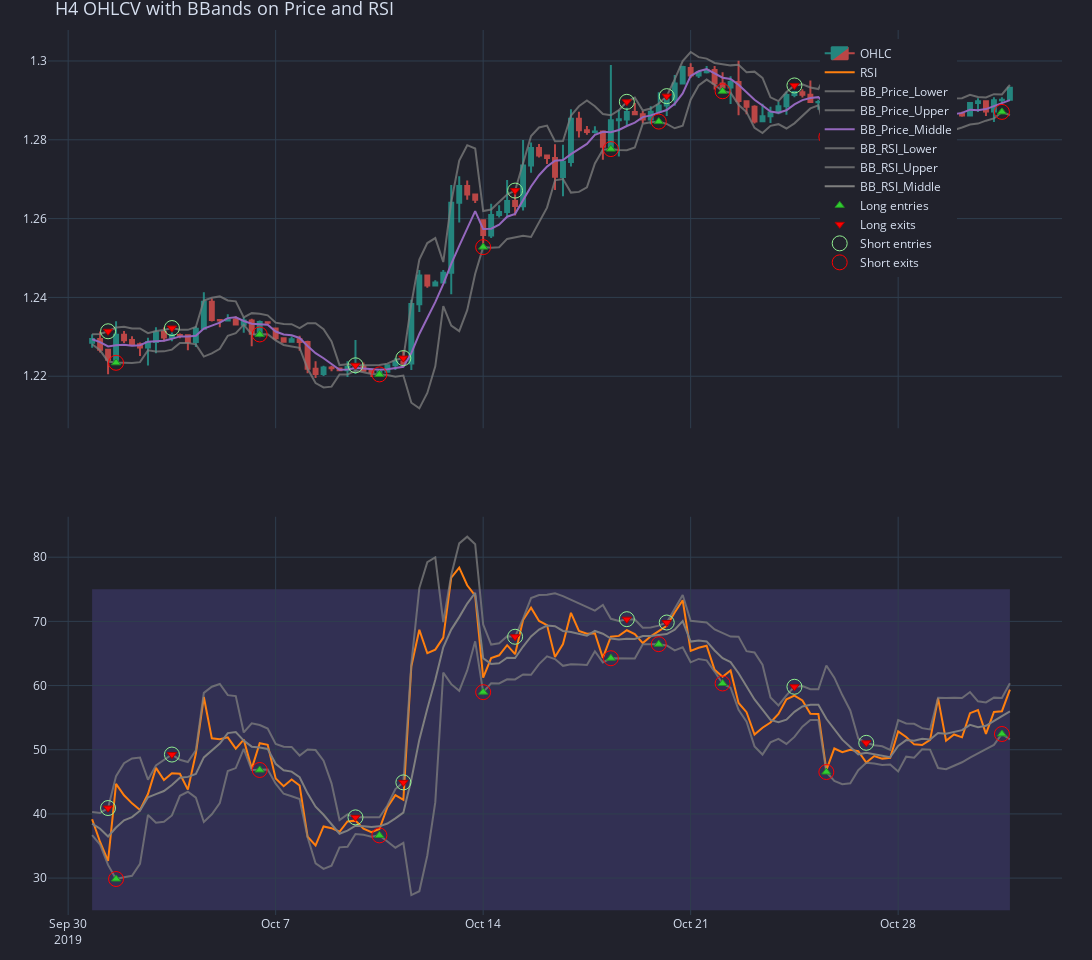

The notebook cell saved with this chart:
### Code cell
slice_lower = '2019.10.01'
slice_higher = '2019.10.30'
fig = stacked_2bb_rsi_plot(slice_lower, slice_higher, h4_df, h4_rsi, 
                           h4_bbands, h4_bbands_rsi, 
                           clean_h4_long_entries, clean_h4_long_exits, 
                           clean_h4_short_entries, clean_h4_short_exits,
                           show_legend = True)
fig.show()

### Figure 1 — Plotly figure (JSON) as saved in the notebook; plotly's stock layout.template omitted (floating-point values rounded to 4 significant figures; data arrays with more than 128 entries replaced by an {"elided": "..."} marker saying what was removed)
{"data": [{"close": {"elided": "180 float values"}, "decreasing": {"fillcolor": "#ee534f", "line": {"color": "#ee534f"}}, "high": {"elided": "180 float values"}, "increasing": {"fillcolor": "#26a69a", "line": {"color": "#26a69a"}}, "low": {"elided": "180 float values"}, "name": "OHLC", "opacity": 0.75, "open": {"elided": "180 float values"}, "type": "candlestick", "uid": "9f4bf666-ca84-4aea-98e8-a43e9a7eb9e6", "x": {"elided": "180 str values"}, "xaxis": "x", "yaxis": "y"}, {"connectgaps": true, "name": "RSI", "showlegend": true, "type": "scatter", "uid": "300bbb83-b5bc-44cc-834b-6d8489de0ea2", "x": {"elided": "180 str values"}, "xaxis": "x2", "y": {"elided": "180 float values"}, "yaxis": "y2"}, {"connectgaps": true, "line": {"color": "rgba(127,127,127,0.7500)"}, "mode": "lines", "name": "BB_Price_Lower", "showlegend": true, "type": "scatter", "uid": "ebd89357-3cb0-4d18-a918-98c6af4a9702", "x": {"elided": "180 str values"}, "xaxis": "x", "y": {"elided": "180 float values"}, "yaxis": "y"}, {"connectgaps": true, "fillcolor": "rgba(128, 128, 128, 0.2)", "line": {"color": "rgba(127,127,127,0.7500)"}, "mode": "lines", "name": "BB_Price_Upper", "showlegend": true, "type": "scatter", "uid": "e97b5158-6b1f-4ec9-823b-20ddd8728b57", "x": {"elided": "180 str values"}, "xaxis": "x", "y": {"elided": "180 float values"}, "yaxis": "y"}, {"connectgaps": true, "mode": "lines", "name": "BB_Price_Middle", "showlegend": true, "type": "scatter", "uid": "8e4533f4-5a4c-4376-979d-fef57258b1e8", "x": {"elided": "180 str values"}, "xaxis": "x", "y": {"elided": "180 float values"}, "yaxis": "y"}, {"connectgaps": true, "line": {"color": "rgba(127,127,127,0.7500)"}, "mode": "lines", "name": "BB_RSI_Lower", "showlegend": true, "type": "scatter", "uid": "7a523011-3343-467b-a8df-97f0a2d0301f", "x": {"elided": "180 str values"}, "xaxis": "x2", "y": {"elided": "180 float values"}, "yaxis": "y2"}, {"connectgaps": true, "fillcolor": "rgba(128, 128, 128, 0.2)", "line": {"color": "rgba(127,127,127,0.7500)"}, "mode": "lines", "name": "BB_RSI_Upper", "showlegend": true, "type": "scatter", "uid": "dee938fa-0a87-46c1-beca-edf216b4fe76", "x": {"elided": "180 str values"}, "xaxis": "x2", "y": {"elided": "180 float values"}, "yaxis": "y2"}, {"connectgaps": true, "mode": "lines", "name": "BB_RSI_Middle", "showlegend": true, "type": "scatter", "uid": "3c722ddd-10d0-4910-974c-befe3db3cdf0", "x": {"elided": "180 str values"}, "xaxis": "x2", "y": {"elided": "180 float values"}, "yaxis": "y2"}, {"marker": {"color": "limegreen", "line": {"color": "rgb(34,143,34)", "width": 1}, "size": 8, "symbol": "triangle-up"}, "mode": "markers", "name": "Long entries", "showlegend": true, "type": "scatter", "uid": "f204b090-3fc0-43fd-8dab-0e6dcba6bbb7", "x": ["2019-10-01T12:00:00+00:00", "2019-10-04T12:00:00+00:00", "2019-10-09T16:00:00+00:00", "2019-10-14T12:00:00+00:00", "2019-10-17T04:00:00+00:00", "2019-10-18T04:00:00+00:00", "2019-10-22T04:00:00+00:00", "2019-10-24T08:00:00+00:00", "2019-10-30T16:00:00+00:00"], "y": [1.223, 1.231, 1.22, 1.253, 1.278, 1.285, 1.292, 1.281, 1.287]}, {"marker": {"color": "red", "line": {"color": "rgb(178,0,0)", "width": 1}, "size": 8, "symbol": "triangle-down"}, "mode": "markers", "name": "Long exits", "showlegend": true, "type": "scatter", "uid": "35b77b62-22fb-48f0-834e-a12bb78a258e", "x": ["2019-10-01T08:00:00+00:00", "2019-10-02T16:00:00+00:00", "2019-10-09T04:00:00+00:00", "2019-10-10T04:00:00+00:00", "2019-10-15T04:00:00+00:00", "2019-10-17T12:00:00+00:00", "2019-10-18T08:00:00+00:00", "2019-10-23T16:00:00+00:00", "2019-10-25T04:00:00+00:00"], "y": [1.231, 1.232, 1.223, 1.225, 1.267, 1.29, 1.291, 1.294, 1.285]}, {"marker": {"color": "limegreen", "line": {"color": "rgb(34,143,34)", "width": 1}, "size": 8, "symbol": "triangle-up"}, "mode": "markers", "name": "Entries", "showlegend": false, "type": "scatter", "uid": "49645862-fdff-4801-ad4d-d9d26acb84c1", "x": ["2019-10-01T12:00:00+00:00", "2019-10-04T12:00:00+00:00", "2019-10-09T16:00:00+00:00", "2019-10-14T12:00:00+00:00", "2019-10-17T04:00:00+00:00", "2019-10-18T04:00:00+00:00", "2019-10-22T04:00:00+00:00", "2019-10-24T08:00:00+00:00", "2019-10-30T16:00:00+00:00"], "xaxis": "x2", "y": [29.86, 46.85, 36.65, 58.97, 64.26, 66.45, 60.32, 46.53, 52.46], "yaxis": "y2"}, {"marker": {"color": "red", "line": {"color": "rgb(178,0,0)", "width": 1}, "size": 8, "symbol": "triangle-down"}, "mode": "markers", "name": "Exits", "showlegend": false, "type": "scatter", "uid": "dc7390f4-6c06-4d88-b97f-9d1de70d5eff", "x": ["2019-10-01T08:00:00+00:00", "2019-10-02T16:00:00+00:00", "2019-10-09T04:00:00+00:00", "2019-10-10T04:00:00+00:00", "2019-10-15T04:00:00+00:00", "2019-10-17T12:00:00+00:00", "2019-10-18T08:00:00+00:00", "2019-10-23T16:00:00+00:00", "2019-10-25T04:00:00+00:00"], "xaxis": "x2", "y": [40.91, 49.25, 39.46, 44.91, 67.61, 70.34, 69.82, 59.81, 51.08], "yaxis": "y2"}, {"marker": {"color": "lightgreen", "line": {"color": "rgb(44,222,44)", "width": 1}, "size": 15, "symbol": "circle-open"}, "mode": "markers", "name": "Short entries", "showlegend": true, "type": "scatter", "uid": "86c10ed6-a177-4051-b38d-0034926133be", "x": ["2019-10-01T08:00:00+00:00", "2019-10-02T16:00:00+00:00", "2019-10-09T04:00:00+00:00", "2019-10-10T04:00:00+00:00", "2019-10-15T04:00:00+00:00", "2019-10-17T12:00:00+00:00", "2019-10-18T08:00:00+00:00", "2019-10-23T16:00:00+00:00", "2019-10-25T04:00:00+00:00"], "y": [1.231, 1.232, 1.223, 1.225, 1.267, 1.29, 1.291, 1.294, 1.285]}, {"marker": {"color": "red", "line": {"color": "rgb(178,0,0)", "width": 1}, "size": 15, "symbol": "circle-open"}, "mode": "markers", "name": "Short exits", "showlegend": true, "type": "scatter", "uid": "c5e61b31-e220-4038-ad06-235dff2d6906", "x": ["2019-10-01T12:00:00+00:00", "2019-10-04T12:00:00+00:00", "2019-10-09T16:00:00+00:00", "2019-10-14T12:00:00+00:00", "2019-10-17T04:00:00+00:00", "2019-10-18T04:00:00+00:00", "2019-10-22T04:00:00+00:00", "2019-10-24T08:00:00+00:00", "2019-10-30T16:00:00+00:00"], "y": [1.223, 1.231, 1.22, 1.253, 1.278, 1.285, 1.292, 1.281, 1.287]}, {"marker": {"color": "lightgreen", "line": {"color": "rgb(44,222,44)", "width": 1}, "size": 15, "symbol": "circle-open"}, "mode": "markers", "name": "Entries", "showlegend": false, "type": "scatter", "uid": "65bb2c24-ab5c-4a8e-a775-da1fd829993b", "x": ["2019-10-01T08:00:00+00:00", "2019-10-02T16:00:00+00:00", "2019-10-09T04:00:00+00:00", "2019-10-10T04:00:00+00:00", "2019-10-15T04:00:00+00:00", "2019-10-17T12:00:00+00:00", "2019-10-18T08:00:00+00:00", "2019-10-23T16:00:00+00:00", "2019-10-25T04:00:00+00:00"], "xaxis": "x2", "y": [40.91, 49.25, 39.46, 44.91, 67.61, 70.34, 69.82, 59.81, 51.08], "yaxis": "y2"}, {"marker": {"color": "red", "line": {"color": "rgb(178,0,0)", "width": 1}, "size": 15, "symbol": "circle-open"}, "mode": "markers", "name": "Exits", "showlegend": false, "type": "scatter", "uid": "816c5a0e-66c6-41cd-97d5-a667a930ee70", "x": ["2019-10-01T12:00:00+00:00", "2019-10-04T12:00:00+00:00", "2019-10-09T16:00:00+00:00", "2019-10-14T12:00:00+00:00", "2019-10-17T04:00:00+00:00", "2019-10-18T04:00:00+00:00", "2019-10-22T04:00:00+00:00", "2019-10-24T08:00:00+00:00", "2019-10-30T16:00:00+00:00"], "xaxis": "x2", "y": [29.86, 46.85, 36.65, 58.97, 64.26, 66.45, 60.32, 46.53, 52.46], "yaxis": "y2"}], "layout": {"height": 960, "legend": {"orientation": "h", "traceorder": "normal", "x": 0.1, "xanchor": "right", "y": 0.99, "yanchor": "top"}, "margin": {"b": 30, "l": 30, "r": 30, "t": 30}, "shapes": [{"fillcolor": "mediumslateblue", "layer": "below", "line": {"width": 0}, "opacity": 0.2, "type": "rect", "x0": "2019-10-01T00:00:00+00:00", "x1": "2019-10-30T20:00:00+00:00", "xref": "x2", "y0": 25, "y1": 75, "yref": "y2"}], "showlegend": true, "title": {"font": {"size": 18}, "text": "H4 OHLCV with BBands on Price and RSI"}, "width": 1280, "xaxis": {"anchor": "y", "domain": [0, 1], "matches": "x2", "rangebreaks": [{"values": ["2019-10-04T20:00:00+00:00", "2019-10-05T00:00:00+00:00", "2019-10-05T04:00:00+00:00", "2019-10-05T08:00:00+00:00", "2019-10-05T12:00:00+00:00", "2019-10-05T16:00:00+00:00", "2019-10-05T20:00:00+00:00", "2019-10-06T00:00:00+00:00", "2019-10-06T04:00:00+00:00", "2019-10-06T08:00:00+00:00", "2019-10-06T12:00:00+00:00", "2019-10-11T20:00:00+00:00", "2019-10-12T00:00:00+00:00", "2019-10-12T04:00:00+00:00", "2019-10-12T08:00:00+00:00", "2019-10-12T12:00:00+00:00", "2019-10-12T16:00:00+00:00", "2019-10-12T20:00:00+00:00", "2019-10-13T00:00:00+00:00", "2019-10-13T04:00:00+00:00", "2019-10-13T08:00:00+00:00", "2019-10-13T12:00:00+00:00", "2019-10-18T20:00:00+00:00", "2019-10-19T00:00:00+00:00", "2019-10-19T04:00:00+00:00", "2019-10-19T08:00:00+00:00", "2019-10-19T12:00:00+00:00", "2019-10-19T16:00:00+00:00", "2019-10-19T20:00:00+00:00", "2019-10-20T00:00:00+00:00", "2019-10-20T04:00:00+00:00", "2019-10-20T08:00:00+00:00", "2019-10-20T12:00:00+00:00", "2019-10-25T20:00:00+00:00", "2019-10-26T00:00:00+00:00", "2019-10-26T04:00:00+00:00", "2019-10-26T08:00:00+00:00", "2019-10-26T12:00:00+00:00", "2019-10-26T16:00:00+00:00", "2019-10-26T20:00:00+00:00", "2019-10-27T00:00:00+00:00", "2019-10-27T04:00:00+00:00", "2019-10-27T08:00:00+00:00", "2019-10-27T12:00:00+00:00"]}], "rangeslider": {"visible": false}, "showticklabels": false}, "xaxis2": {"anchor": "y2", "domain": [0, 1], "rangebreaks": [{"values": ["2019-10-04T20:00:00+00:00", "2019-10-05T00:00:00+00:00", "2019-10-05T04:00:00+00:00", "2019-10-05T08:00:00+00:00", "2019-10-05T12:00:00+00:00", "2019-10-05T16:00:00+00:00", "2019-10-05T20:00:00+00:00", "2019-10-06T00:00:00+00:00", "2019-10-06T04:00:00+00:00", "2019-10-06T08:00:00+00:00", "2019-10-06T12:00:00+00:00", "2019-10-11T20:00:00+00:00", "2019-10-12T00:00:00+00:00", "2019-10-12T04:00:00+00:00", "2019-10-12T08:00:00+00:00", "2019-10-12T12:00:00+00:00", "2019-10-12T16:00:00+00:00", "2019-10-12T20:00:00+00:00", "2019-10-13T00:00:00+00:00", "2019-10-13T04:00:00+00:00", "2019-10-13T08:00:00+00:00", "2019-10-13T12:00:00+00:00", "2019-10-18T20:00:00+00:00", "2019-10-19T00:00:00+00:00", "2019-10-19T04:00:00+00:00", "2019-10-19T08:00:00+00:00", "2019-10-19T12:00:00+00:00", "2019-10-19T16:00:00+00:00", "2019-10-19T20:00:00+00:00", "2019-10-20T00:00:00+00:00", "2019-10-20T04:00:00+00:00", "2019-10-20T08:00:00+00:00", "2019-10-20T12:00:00+00:00", "2019-10-25T20:00:00+00:00", "2019-10-26T00:00:00+00:00", "2019-10-26T04:00:00+00:00", "2019-10-26T08:00:00+00:00", "2019-10-26T12:00:00+00:00", "2019-10-26T16:00:00+00:00", "2019-10-26T20:00:00+00:00", "2019-10-27T00:00:00+00:00", "2019-10-27T04:00:00+00:00", "2019-10-27T08:00:00+00:00", "2019-10-27T12:00:00+00:00"]}]}, "yaxis": {"anchor": "x", "domain": [0.55, 1]}, "yaxis2": {"anchor": "x2", "domain": [0, 0.45]}}}
